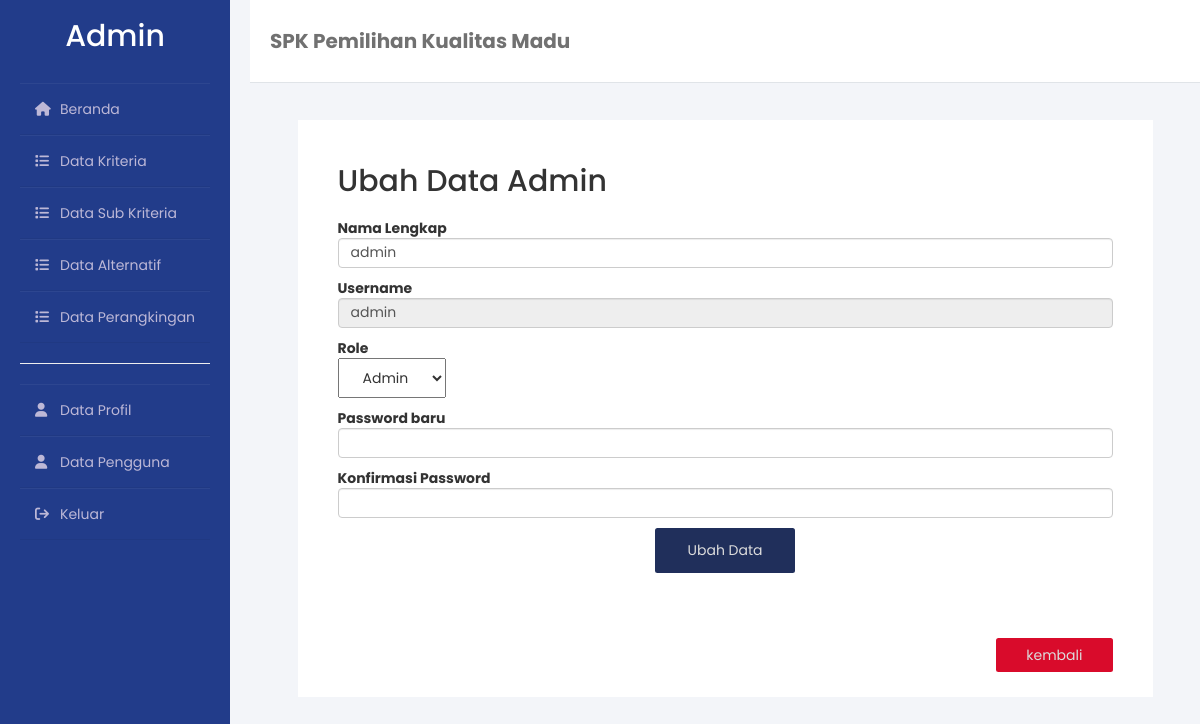
Screenshot of /dataPengguna/edit.php?id=1 (signed in) with the database file from the repository.
### tables this page shows
CREATE TABLE `users` (
  `id_admin` int(10) NOT NULL,
  `nama_admin` varchar(255) NOT NULL,
  `username` varchar(255) NOT NULL,
  `password` varchar(255) NOT NULL,
  `role` enum('user','admin') NOT NULL
);

### dataPengguna/edit.php (the view, shortened to what this page needs)
<!DOCTYPE html>
<html lang="en">
<?php
include('../components/koneksi.php');
$id = $_GET['id'];
$sql = mysqli_query($koneksi, "SELECT * FROM users WHERE id_admin='$id'") or die(mysqli_error($koneksi));
$data = mysqli_fetch_assoc($sql);
?>
<head>
  <?php include('../components/head.php') ?>
</head>
<body>
  <div class="wrapper">
    <?php include('../components/sidebar.php') ?>
    <div class="main_content">
      <div class="header">
        <h4>SPK Pemilihan Kualitas Madu</h4>
      </div>
      <div class="box">
        <div class="container-table">
          <div class="judul">
            <h2 style="margin-bottom:20px;">Ubah Data Admin</h2>
            <form method="POST" enctype="form-input">
              <div class="" style="margin-top: 10px">
                <b>Nama Lengkap</b>
              </div>
              <div class="">
                <input style="height: 3rem;" class="form-control" name="nama_admin" type="text" required value="<?= $data['nama_admin'] ?>">
              </div>
              <div class="" style="margin-top: 10px">
                <b>Username</b>
              </div>
              <div class="">
                <input style="height: 3rem;" class="form-control" name="username" type="text" required value="<?= $data['username'] ?>" disabled>
              </div>
              <div class="" style="margin-top: 10px;">
                <b>Role</b>
              </div>
              <div class="">
                <select name="role" id="role" style="height: 4rem; padding: 0 20px;" class="">
                  <option style="height: 4rem;" value="admin" <?php if ($data['role'] == 'admin') echo 'selected'; ?>>Admin</option>
                </select>
              </div>
              <div class="" style="margin-top: 10px">
                <b>Password baru</b>
              </div>
              <div class="">
                <input style="height: 3rem;" class="form-control" name="password" type="text">
              </div>
              <div class="" style="margin-top: 10px">
                <b>Konfirmasi Password</b>
              </div>
              <div class="">
                <input style="height: 3rem;" class="form-control" name="password-confirm" type="text">
              </div>
              <center><button name="edit" type="submit" class="btn tombol-tambah2" style="margin-bottom:15px;">Ubah Data</button></center>
            </form>
          </div>
          <div class="container-tombol2">
            <a class="tombol-kembali btn" href="index.php" role="button">kembali</a>
          </div>
        </div>
      </div>
    </div>
</body>
</html>

### css/style.css (style rules this page uses)
body { background-color: #f3f5f9; font-family: 'Poppins', sans-serif; }
.wrapper { display: flex; height: 100vh; width: 100%; }
.wrapper .main_content { width: 100%; padding-left: 250px; }
.wrapper .main_content .header { padding: 20px; background: #fff; color: #717171; border-bottom: 1px solid #e0e4e8; }
.header { display: flex; flex-direction: row; align-items: center; }
.header h4 { font-weight: bold; font-size: 20px; }
.box { margin-top: 25px; display: flex; flex-direction: column; justify-content: center; align-items: center; width: 100%; min-height: 75vh; }
.container-table { background: white; padding: 25px 40px; width: 90%; }
.container-table .judul { margin-bottom: 40px; }
.container-tombol2 { display: flex; flex-direction: row-reverse; }
.tombol-tambah2 { margin-top: 10px; width: 10em; height: 45px; border-radius: 2.5px; text-align: center; text-decoration: none !important; display: inline; background-color: rgb(32, 47, 91); color: rgb(220, 220, 220); }
.tombol-kembali { margin-top: 10px; width: 15%; border-radius: 2.5px; text-align: center; text-decoration: none !important; display: inline; background-color: #D90B2B; color: rgb(220, 220, 220); }

### rows the page displays
users: nama_admin "admin", username "admin", role "Admin"

### other values shown
$_SESSION['role'] "Admin"
